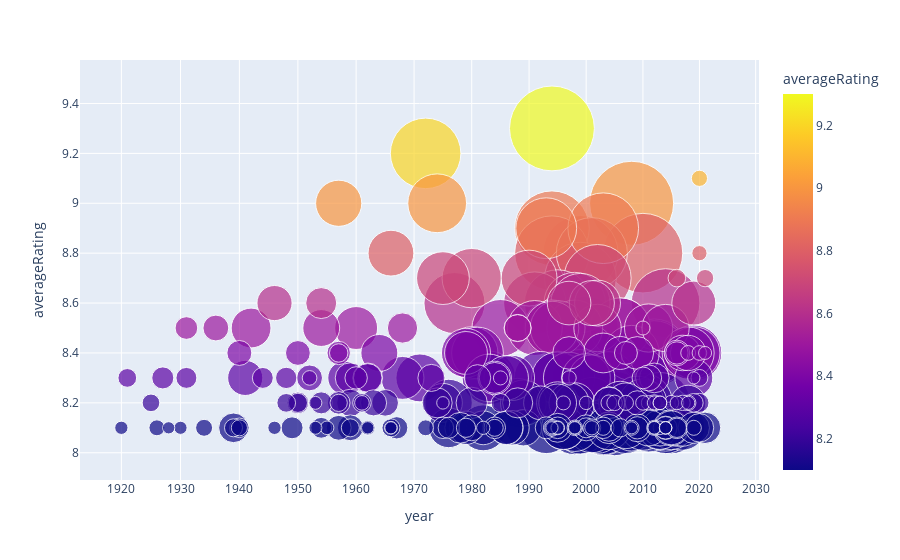
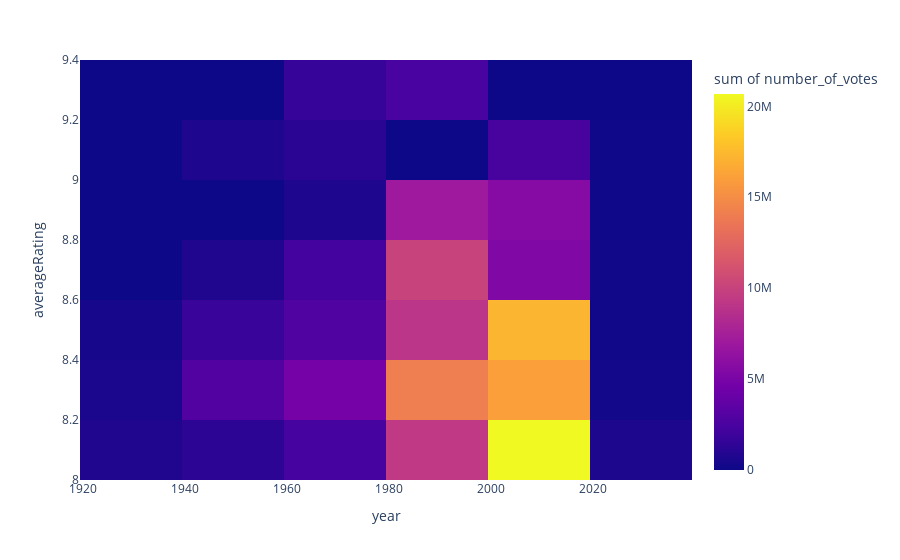

Here is the notebook cell these charts were saved with, in order:
### Code cell
fig = px.scatter(df,x='year',y='averageRating',size='number_of_votes',color='averageRating', log_x=True, size_max=60)
fig.show()

fig = px.density_heatmap(df, x="year", y="averageRating",z="number_of_votes")
fig.show()

### Figure 1 — Plotly figure (JSON) as saved in the notebook; plotly's stock layout.template omitted (floating-point values rounded to 4 significant figures; data arrays with more than 128 entries replaced by an {"elided": "..."} marker saying what was removed)
{"data": [{"hovertemplate": "year=%{x}<br>averageRating=%{marker.color}<br>number_of_votes=%{marker.size}<extra></extra>", "legendgroup": "", "marker": {"color": {"elided": "290 float values"}, "coloraxis": "coloraxis", "size": {"elided": "290 int values"}, "sizemode": "area", "sizeref": 685.3, "symbol": "circle"}, "mode": "markers", "name": "", "orientation": "v", "showlegend": false, "type": "scatter", "x": {"elided": "290 int values"}, "xaxis": "x", "y": {"elided": "290 float values"}, "yaxis": "y"}], "layout": {"coloraxis": {"colorbar": {"title": {"text": "averageRating"}}, "colorscale": [[0, "#0d0887"], [0.1111, "#46039f"], [0.2222, "#7201a8"], [0.3333, "#9c179e"], [0.4444, "#bd3786"], [0.5556, "#d8576b"], [0.6667, "#ed7953"], [0.7778, "#fb9f3a"], [0.8889, "#fdca26"], [1, "#f0f921"]]}, "legend": {"itemsizing": "constant", "tracegroupgap": 0}, "margin": {"t": 60}, "xaxis": {"anchor": "y", "domain": [0, 1], "title": {"text": "year"}, "type": "log"}, "yaxis": {"anchor": "x", "domain": [0, 1], "title": {"text": "averageRating"}}}}

### Figure 2 — Plotly figure (JSON) as saved in the notebook; plotly's stock layout.template omitted (floating-point values rounded to 4 significant figures; data arrays with more than 128 entries replaced by an {"elided": "..."} marker saying what was removed)
{"data": [{"coloraxis": "coloraxis", "histfunc": "sum", "hovertemplate": "year=%{x}<br>averageRating=%{y}<br>sum of number_of_votes=%{z}<extra></extra>", "name": "", "type": "histogram2d", "x": {"elided": "290 int values"}, "xaxis": "x", "xbingroup": "x", "y": {"elided": "290 float values"}, "yaxis": "y", "ybingroup": "y", "z": {"elided": "290 int values"}}], "layout": {"coloraxis": {"colorbar": {"title": {"text": "sum of number_of_votes"}}, "colorscale": [[0, "#0d0887"], [0.1111, "#46039f"], [0.2222, "#7201a8"], [0.3333, "#9c179e"], [0.4444, "#bd3786"], [0.5556, "#d8576b"], [0.6667, "#ed7953"], [0.7778, "#fb9f3a"], [0.8889, "#fdca26"], [1, "#f0f921"]]}, "legend": {"tracegroupgap": 0}, "margin": {"t": 60}, "xaxis": {"anchor": "y", "domain": [0, 1], "title": {"text": "year"}}, "yaxis": {"anchor": "x", "domain": [0, 1], "title": {"text": "averageRating"}}}}
